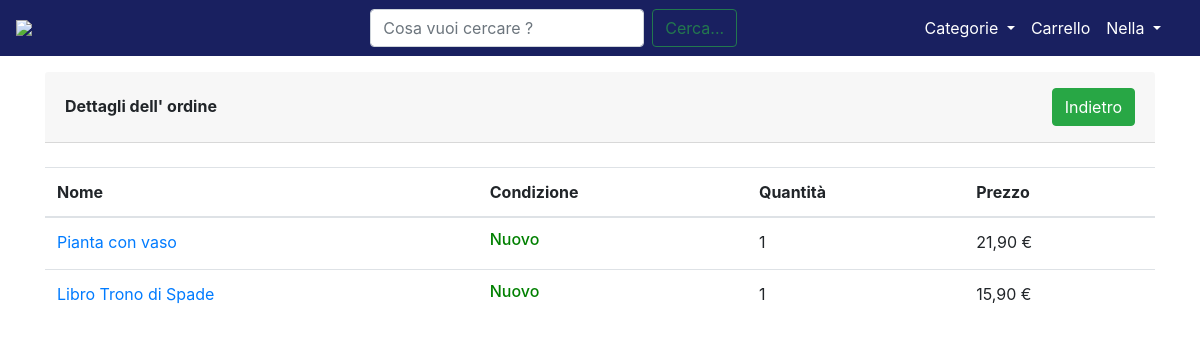
Screenshot of /order_display/2 (signed in) with the database file from the repository.
### core/models.py (models this page shows, shortened)
class OrderItem(models.Model):
    product = models.ForeignKey(Item, on_delete=models.CASCADE, null=True)
    is_ordered = models.BooleanField(default=False)
    user = models.ForeignKey(User, on_delete=models.CASCADE, null=True)
    quantity = models.IntegerField(default=1)
    ordered_date = models.DateTimeField(default=timezone.now)
    recommended = models.BooleanField(default=False)
    class Meta:
        verbose_name_plural = 'Order Items'

class Item(models.Model):
    nome = models.CharField(max_length=100)
    descrizione = models.TextField(max_length=1000)
    immagine = models.ImageField()
    prezzo = models.FloatField(validators=[MinValueValidator(0.0)])
    categoria = models.CharField(choices=CATEGORIA, max_length=20)
    slug = AutoSlugField(populate_from='nome', unique=True)  # chiave primaria
    condizione = models.CharField(choices=CONDIZIONE, max_length=2)
    luogo = models.CharField(max_length=30)
    CAP = models.CharField(max_length=5)
    venditore = models.ForeignKey(User, on_delete=models.CASCADE, related_name="item")
    data = models.DateTimeField(auto_now_add=True)  # Data in cui vine effettuato l' ordine
    ordinato = models.BooleanField(default=False)  # Indica se l' ooggetto è stato acquistato o meno
    acquirente = models.CharField(null=True, max_length=50, blank=True)  # Indica il nome dell' acquirente
    indirizzo = models.CharField(null=True, max_length=100, blank=True)  # Indica l' indirizzo di spedizione
    def get_absolute_url(self):
        return reverse("item_view", kwargs={"slug": self.slug})

### core/views.py (the view)
# urls.py: path('order_display/<pk>', login_required(views.OrderDisplay.as_view()), name='order_display'),
class OrderDisplay(View):
    model = Order
    template_name = 'core/order/order_display.html'
    def get(self, *argss, **kwargs):
        order_id = self.kwargs['pk']
        order = Order.objects.get(id=order_id, is_ordered=True)
        context = {
            'User': self.request.user,
            'lista_acquisti': order.items.all()
        }
        return render(self.request, 'core/order/order_display.html', context)
    def dispatch(self, request, *args, **kwargs):
        user = self.request.user
        order_id = self.kwargs["pk"]
        order = get_object_or_404(Order, id=order_id)
        if user.id is not order.user.id:
            messages.info(request, "Non puoi accedere a questa pagina !")
            return HomeView(request)
        return super().dispatch(request, *args, **kwargs)

### core/templates/core/order/order_display.html (shortened to what this page needs)
{% extends 'base.html' %}
{% load static %}
{% block content %}
<link rel="stylesheet" type="text/css" href="{% static '/css/homepage.css' %}"/>
<link rel="stylesheet" href="https://pro.fontawesome.com/releases/v5.13.0/css/all.css">
<main>
    <div class="card-header py-3 d-flex flex-row align-items-center justify-content-between mt-3">
        <h6 class="m-0 font-weight-bold">Dettagli dell' ordine</h6>
        <button class="btn btn-success" onclick="window.history.go(-1);">Indietro</button>
    </div>
    <br>
    <table class="table">
        <thead>
        <tr>
            <th scope="col"> Nome</th>
            <th scope="col"> Condizione</th>
            <th scope="col"> Quantità</th>
            <th scope="col"> Prezzo</th>
        </tr>
        </thead>
        <tbody>
        {% for order_item in lista_acquisti %}
        <tr>
            <td><a href="{{ order_item.product.get_absolute_url }}">{{ order_item.product.nome}}</a></td>
            <td>{% if order_item.product.condizione == 'U' %}
                <h6 style="color: yellow"> {{ order_item.product.get_condizione_display }} </h6>
                {% else %}
                <h6 style="color: green"> {{ order_item.product.get_condizione_display }} </h6>
                {% endif %}
            </td>
            <td>{{ order_item.quantity }}</td>
            <td>{{ order_item.product.prezzo}}0 €</td>
        </tr>
        {% endfor %}
        </tbody>
    </table>
</main>
{% endblock content %}

### templates/base.html (shortened to what this page needs)
{% load static %}
<!DOCTYPE html>
<html lang="it">
<head>
    <link rel="stylesheet" href="https://maxcdn.bootstrapcdn.com/bootstrap/4.0.0/css/bootstrap.min.css"
>
    <link rel="stylesheet" href="{% static 'css/base.css' %}">
</head>
<body>
<nav class="navbar navbar-expand-lg navbar-dark" style="background-color: #192060;">
    <a class="navbar-brand ml-auto" href="/"><img style="width: 9rem;"
                                                  src="https://github.com/LucaCarnevale/temporary_files/blob/main/logo_sito.PNG?raw=true"></a>
    <div class="container">
        <div class="collapse navbar-collapse" id="navbarSupportedContent">
            <form class="form-inline my-2 my-lg-0 mx-auto" action="{% url 'cerca' %}">
                <input name="kw" class="inputCerca form-control mr-sm-2" type="search" placeholder="Cosa vuoi cercare ?"
                       aria-label="Search">
                <button class="cerca btn btn-outline-success" type="submit">Cerca...</button>
            </form>
            <ul class="navbar-nav">
                <div class="collapse navbar-collapse" id="navbarNavDarkDropdown">
                    <ul class="navbar-nav">
                        <li class="nav-item dropdown active">
                            <a class="nav-link dropdown-toggle" href="#" id="navbarDropdown" role="button"
                               data-toggle="dropdown" aria-haspopup="true" aria-expanded="false">
                                Categorie
                            </a>
                        </li>
                    </ul>
                </div>
                {% if request.user.is_authenticated %}
                <li class="nav-item active ml-auto">
                    <a class="nav-link active" aria-current="page" href="{% url 'order_summary' %}">Carrello</a>
                </li>
                <li class="nav-item dropdown active">
                    <a class="nav-link dropdown-toggle" href="#" id="navbarDropdown" role="button"
                       data-toggle="dropdown" aria-expanded="false">
                        {{ request.user.username }}
                    </a>
                </li>
                {% endif %}
            </ul>
        </div>
    </div>
</nav>
<div class="container">
    {% block content %}
    {% endblock content %}
</div>
</body>
</html>

### static/css/base.css (style rules this page uses)
body, html { height: 100%; margin: 0; }

### static/css/homepage.css (style rules this page uses)
*,::after,::before { box-sizing:border-box; }
ul { margin-top:0;margin-bottom:1rem; }
a { color:#007bff;text-decoration:none;background-color:transparent; }
img { vertical-align:middle;border-style:none; }
div,span,h3,p,a,img,i,ul,li { margin:0;padding:0;border:0;font-size:100%;font:inherit;vertical-align:baseline; }
ul { list-style:none; }
* { margin:0;padding:0; }
img { float:left; }
img { max-width:100%; }

### rows the page displays
OrderItem: product.nome "Pianta con vaso", product.condizione "Nuovo", quantity "1", product.prezzo "21,9"
OrderItem: product.nome "Libro Trono di Spade", product.condizione "Nuovo", quantity "1", product.prezzo "15,9"

### other values shown
{{ request.user.username }} "Nella"
